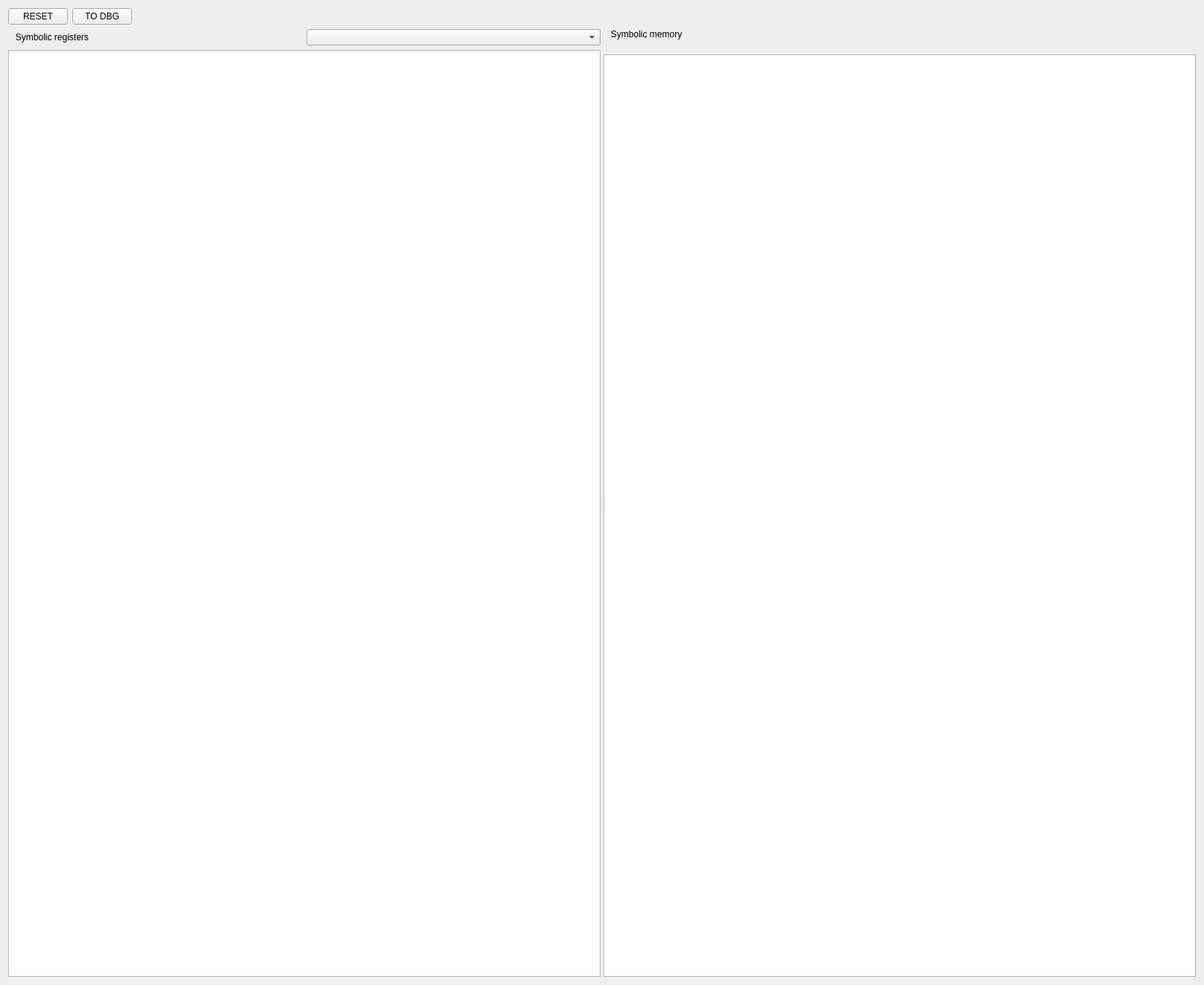
<?xml version="1.0" encoding="UTF-8"?>
<ui version="4.0">
 <class>Form</class>
 <widget class="QWidget" name="Form">
  <property name="geometry">
   <rect>
    <x>0</x>
    <y>0</y>
    <width>1614</width>
    <height>1321</height>
   </rect>
  </property>
  <property name="windowTitle">
   <string>Form</string>
  </property>
  <layout class="QGridLayout" name="gridLayout_3">
   <item row="0" column="0">
    <widget class="QPushButton" name="resetBtn">
     <property name="text">
      <string>RESET</string>
     </property>
    </widget>
   </item>
   <item row="0" column="1">
    <widget class="QPushButton" name="resetBtn_2">
     <property name="text">
      <string>TO DBG</string>
     </property>
    </widget>
   </item>
   <item row="0" column="2">
    <spacer name="horizontalSpacer">
     <property name="orientation">
      <enum>Qt::Horizontal</enum>
     </property>
     <property name="sizeHint" stdset="0">
      <size>
       <width>1352</width>
       <height>20</height>
      </size>
     </property>
    </spacer>
   </item>
   <item row="1" column="0" colspan="3">
    <widget class="QSplitter" name="splitter">
     <property name="orientation">
      <enum>Qt::Horizontal</enum>
     </property>
     <widget class="QWidget" name="">
      <layout class="QGridLayout" name="gridLayout_2">
       <item row="0" column="0">
        <widget class="QLabel" name="label">
         <property name="text">
          <string>   Symbolic registers</string>
         </property>
        </widget>
       </item>
       <item row="0" column="1">
        <widget class="QComboBox" name="registerChooser"/>
       </item>
       <item row="1" column="0" colspan="2">
        <widget class="QTableView" name="regsView"/>
       </item>
      </layout>
     </widget>
     <widget class="QWidget" name="">
      <layout class="QGridLayout" name="gridLayout">
       <property name="verticalSpacing">
        <number>20</number>
       </property>
       <item row="0" column="0">
        <widget class="QLabel" name="label_2">
         <property name="text">
          <string>   Symbolic memory</string>
         </property>
        </widget>
       </item>
       <item row="1" column="0">
        <widget class="QTableView" name="memoryView"/>
       </item>
      </layout>
     </widget>
    </widget>
   </item>
  </layout>
 </widget>
 <resources/>
 <connections/>
</ui>
